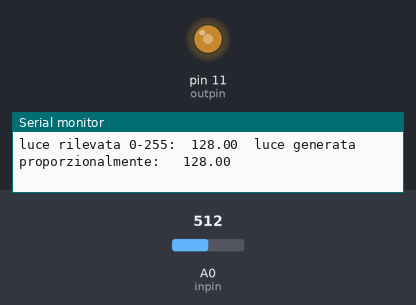
Recording of a sketch running on a simulated Arduino Uno, built with avr-gcc and run on an emulated ATmega328P. Shown: output pins drawn as LEDs (lit = HIGH), the last lines printed to the serial monitor. Inputs (shaded band) come from the test bench; at power-on: A0 (inpin) = 512.

Above: at 1.2 s.
1.3 s: A0 (inpin) set to 406
At 2.5 s:
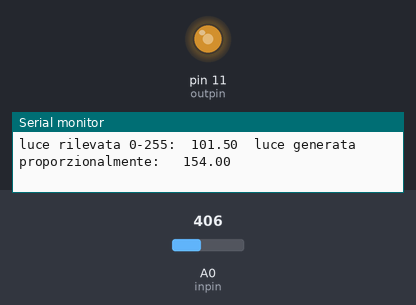
2.8 s: A0 (inpin) set to 391
At 3.4 s:
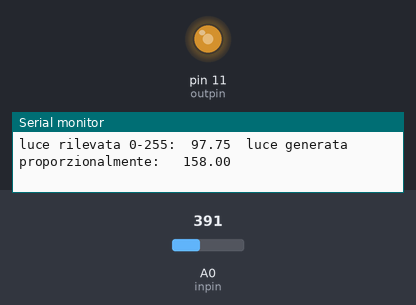
5.8 s: A0 (inpin) set to 42
At 6.2 s:
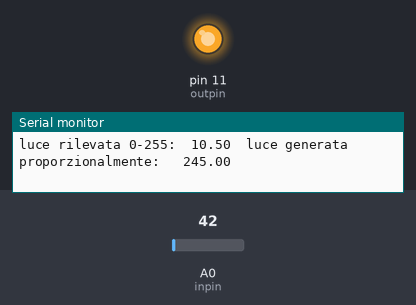
7.4 s: A0 (inpin) set to 35
At 7.9 s:
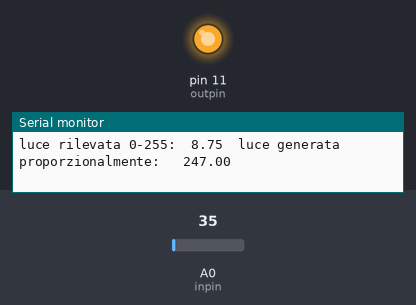
9.0 s: A0 (inpin) set to 1023
At 10.0 s:
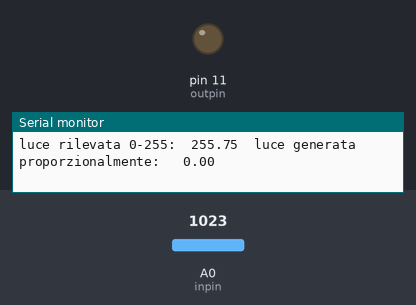
10.6 s: A0 (inpin) set to 997
At 11.8 s:
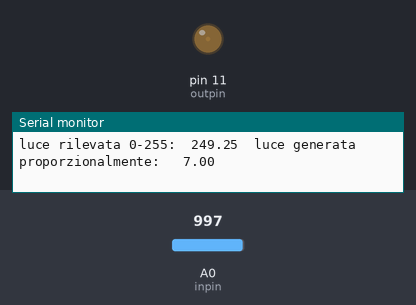
12.1 s: A0 (inpin) set to 971
Timing chart, 0 to 15.1 s (numbered marks = the images above; inputs shaded):
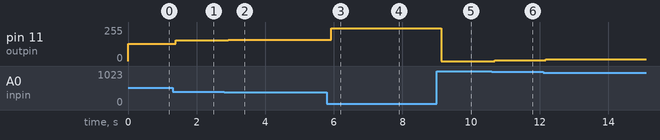

The sketch:

illumina_stanza_buia.ino
```cpp
const int inpin=A0, outpin=11;
float sval=0, lval=0, ill=0;

void setup() {
  Serial.begin(9600);
  pinMode(outpin, OUTPUT);
}

//meno la stanza è illuminata, più il led è acceso

void loop() {
  sval = analogRead(inpin);
  delay(1);

  lval = sval/4;
  ill = map(sval, 0, 1023, 255, 0);

  Serial.print("luce rilevata 0-255:\t");
  Serial.print(lval);
  Serial.print("\tluce generata proporzionalmente: \t");
  Serial.println(ill);

  analogWrite(outpin, ill);
}
```

Measured:
- after the input at 1.3 s, pin 11 (outpin): 128/255 → 154/255 after 0.09 s
- after the input at 2.8 s, pin 11 (outpin): 154/255 → 158/255 after 0.12 s
- after the input at 5.8 s, pin 11 (outpin): 158/255 → 245/255 after 0.13 s
- after the input at 7.4 s, pin 11 (outpin): 245/255 → 247/255 after 0.11 s
- after the input at 9.0 s, pin 11 (outpin): 247/255 → 0/255 after 0.14 s
- after the input at 10.6 s, pin 11 (outpin): 0/255 → 7/255 after 0.09 s
- after the input at 12.1 s, pin 11 (outpin): 7/255 → 13/255 after 0.08 s
